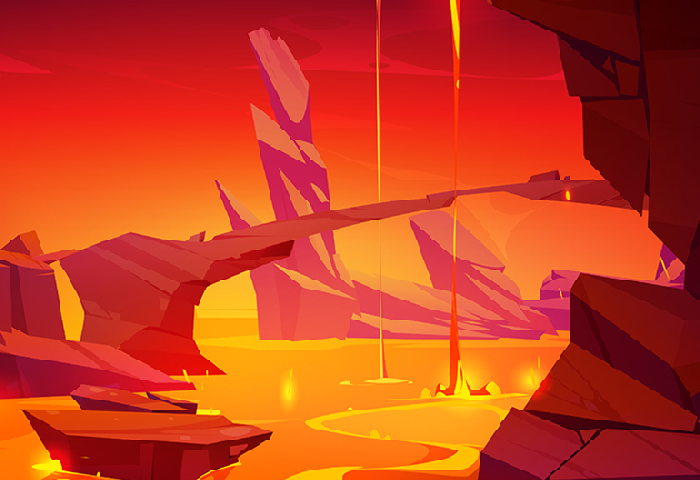

A level layout from a 2D game, rendered from its tile map. Below: a short description, then the map file with tile-grid data replaced by summaries:
An orthogonal 70x48 tile map with 10x10 px tiles, 1 tile layer (venus).

<map version="1.10" tiledversion="1.10.2" orientation="orthogonal" renderorder="right-down" width="70" height="48" tilewidth="10" tileheight="10" infinite="0" nextlayerid="2" nextobjectid="1">
 <tileset firstgid="1" name="venusbg" tilewidth="10" tileheight="10" spacing="2" margin="1" tilecount="5712" columns="112">
  <image source="venusbg.png" width="1346" height="615" />
 </tileset>
 <layer id="1" name="venus" width="70" height="48">
  <data>[3360 cells, 3360 non-empty, 3360 distinct tile ids]</data>
 </layer>
</map>